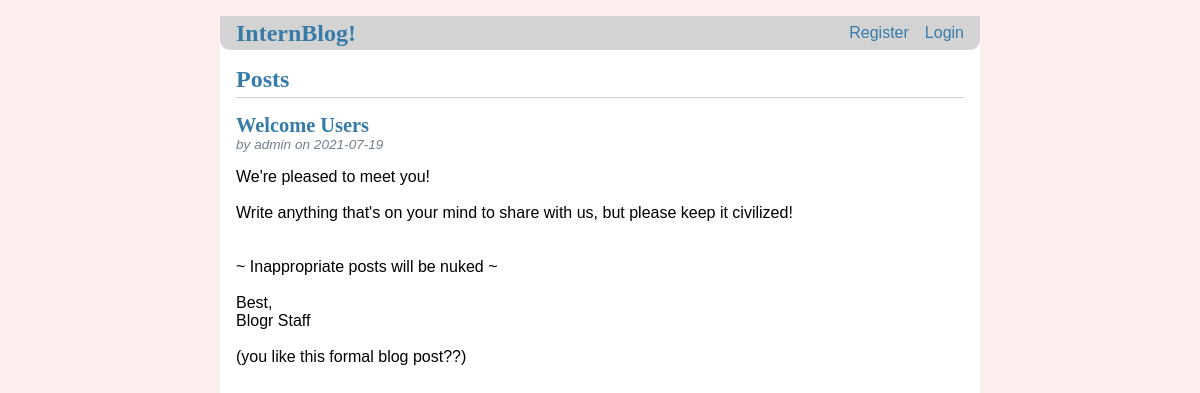
Before: / with the older database file.
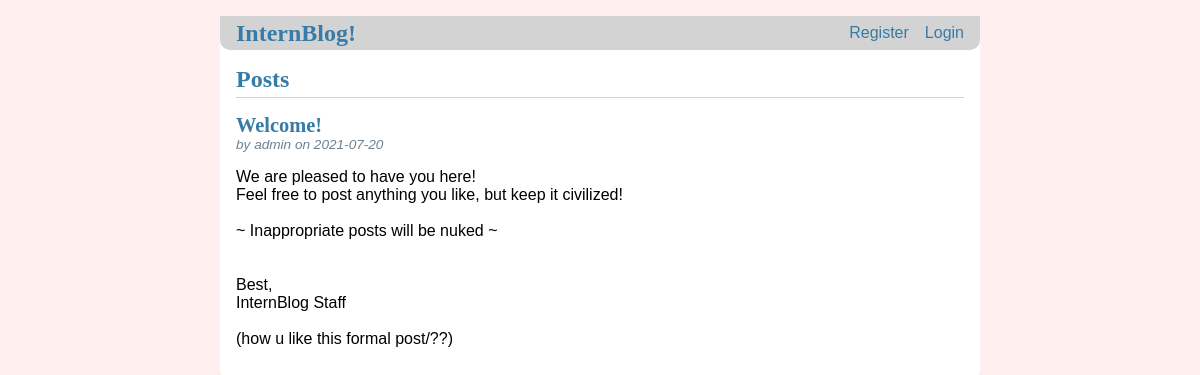
After: the same page with the newer database file.
### tables this page shows
CREATE TABLE post (
    id INTEGER PRIMARY KEY AUTOINCREMENT,
    author_id INTEGER NOT NULL,
    created TIMESTAMP NOT NULL DEFAULT CURRENT_TIMESTAMP,
    title TEXT NOT NULL,
    body TEXT NOT NULL,
    FOREIGN KEY (author_id) REFERENCES user (id)
);

CREATE TABLE user (
    id INTEGER PRIMARY KEY AUTOINCREMENT,
    joined TIMESTAMP NOT NULL DEFAULT CURRENT_TIMESTAMP,
    username TEXT UNIQUE NOT NULL,
    password TEXT NOT NULL
);

### flaskr/blog.py (the view)
@bp.route('/')
def index():
    db = get_db()
    posts = db.execute(
        'SELECT p.id, title, body, created, author_id, username'
        ' FROM post p JOIN user u ON p.author_id = u.id'
        ' ORDER BY created DESC'
    ).fetchall()
    return render_template('blog/index.html', posts=posts)

### flaskr/auth.py (called while the page is built)
@bp.before_app_request
def load_logged_in_user():
    user_id = session.get('user_id')
    if user_id is None:
        g.user = None
    else:
        g.user = get_db().execute(
            'SELECT * FROM user WHERE id = ?', (user_id,)
        ).fetchone()

### flaskr/db.py (called while the page is built)
def get_db():
    if 'db' not in g:
        g.db = sqlite3.connect(
            current_app.config['DATABASE'],
            detect_types=sqlite3.PARSE_DECLTYPES
        )
        g.db.row_factory = sqlite3.Row
    return g.db

### flaskr/templates/blog/index.html (shortened to what this page needs)
{% extends 'base.html' %}
{% block header %}
    <h1>{% block title %}Posts{% endblock %}</h1>
{% endblock %}
{% block content %}
    {% for post in posts %}
        <article class="post">
            <header>
                <div>
                    <h1>{{ post['title'] }}</h1>
                    <div class="about">
                        by {{ post['username'] }} on {{ post['created'].strftime('%Y-%m-%d') }}
                    </div>
                </div>
            </header>
            <p class="body">{{ post['body'] }}</p>
        </article>
    {% endfor %}
{% endblock %}

### flaskr/templates/base.html (shortened to what this page needs)
<!DOCTYPE html>
<link rel="stylesheet" href="{{ url_for('static', filename='style.css') }}">
<nav>
    <h1><a href="{{ url_for('index') }}">InternBlog!</a></h1>
    <ul>
        {% if g.user %}
            <li><a href="{{ url_for('user.profile') }}"><span id="user">{{ g.user['username'] }}</span></a>
            <li><a href="{{ url_for('auth.logout') }}">Logout</a>
        {% else %}
            <li><a href="{{ url_for('auth.register') }}">Register</a>
            <li><a href="{{ url_for('auth.login') }}">Login</a>
        {% endif %}
    </ul>
</nav>
<section class="content">
    <header>
        {% block header %}{% endblock %}
    </header>
    {% block content %}{% endblock %}
</section>

### flaskr/static/style.css (style rules this page uses)
h1, h2, h3, h4, h5, h6 { font-family: serif; color: #377ba8; margin: 1rem 0; }
a { color: #377ba8; }
nav { background: lightgray; display: flex; border-bottom-left-radius: 10px; border-bottom-right-radius: 10px; align-items: center; padding: 0 0.5rem; }
nav h1 { flex: auto; margin: 0; }
nav h1 a { text-decoration: none; padding: 0.25rem 0.5rem; }
nav ul { display: flex; list-style: none; margin: 0; padding: 0; }
nav ul li a, nav ul li span, header .action { text-decoration: none; display: block; padding: 0.5rem; }
.content { padding: 0 1rem 1rem; }
.content > header { border-bottom: 1px solid lightgray; display: flex; align-items: flex-end; }
.content > header h1 { flex: auto; margin: 1rem 0 0.25rem 0; }
.post > header { display: flex; align-items: flex-end; font-size: 0.85em; }
.post > header > div:first-of-type { flex: auto; }
.post > header h1 { font-size: 1.5em; margin-bottom: 0; }
.post .about { color: slategray; font-style: italic; }
.post .body { white-space: pre-line; }
.content:last-child { margin-bottom: 0; }

Changed rows visible on the page:
removed post: title "Welcome Users", username "admin", created "2021-07-19", body "We're pleased to meet you! Write anything that's on your mind to share with us, but please keep it civilized! ~ Inappropriate posts will be nuked ~ Best, Blogr Staff (you like this formal blog post??)"
added post: title "Welcome!", username "admin", created "2021-07-20", body "We are pleased to have you here! Feel free to post anything you like, but keep it civilized! ~ Inappropriate posts will be nuked ~ Best, InternBlog Staff (how u like this formal post/??)"
